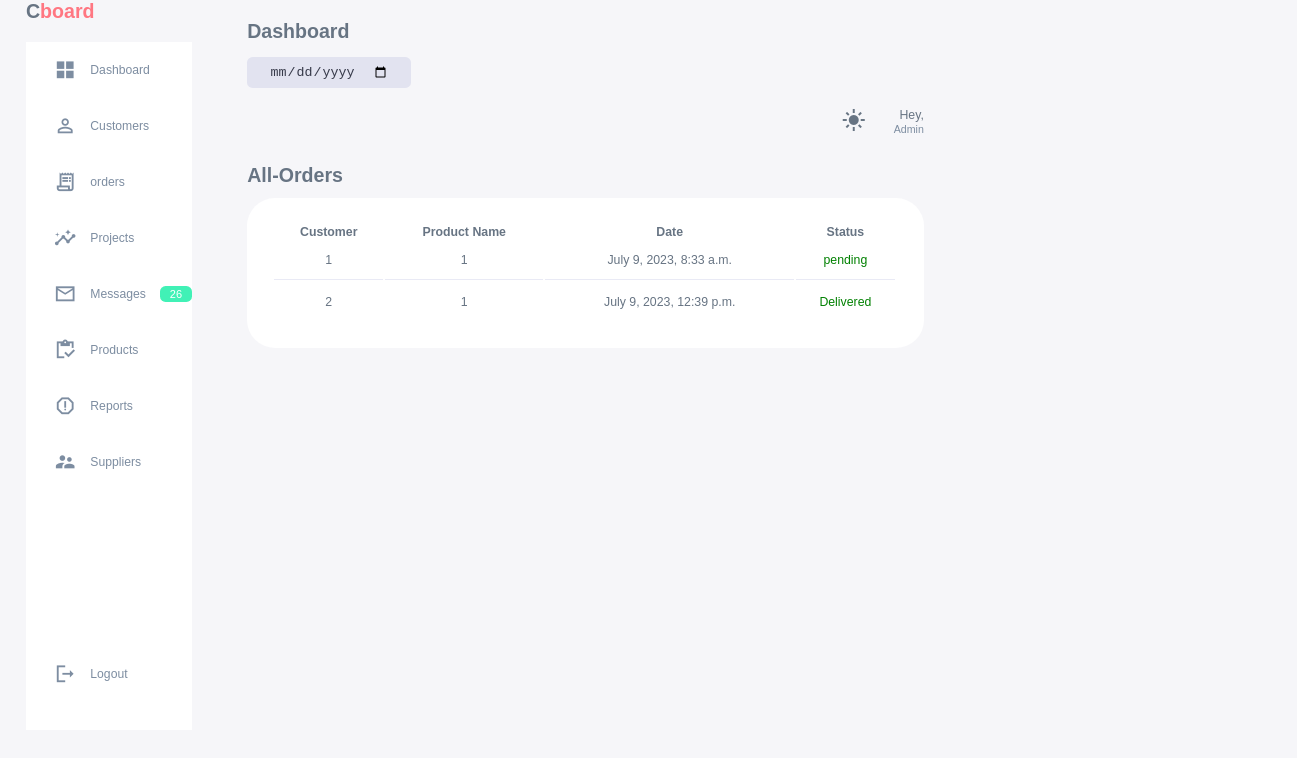
The page /orders on the database its author committed.
### home/models.py (models this page shows, shortened)
class Order(models.Model):
    STATUS =(
        ('pending','pending'),
        ('Delivered', 'Delivered'),
    )
    customer=models.CharField(max_length=50,null=True)
    product=models.CharField(max_length=50,null=True)
    date_created=models.DateTimeField(null=True)
    status=models.CharField(max_length=50,null=True,choices=STATUS)

### home/views.py (the view)
# urls.py: path("orders", views.orders, name='orders'),
def orders(request):
    orde=Order.objects.all()
    context={
        "orde":orde
    }
    return render(request, 'orders.html',context)

### templates/orders.html (shortened to what this page needs)
{% extends 'base.html' %}
{% load static %}
{% block random %}
      </div>
      <div class="recent-order">
        <h2>All-Orders</h2>
        <table id="table1">
          <thead>
            <tk>
              <th>Customer</th>
              <th>Product Name</th>
              <th>Date</th>
              <th>Status</th>
            </tk>
          </thead>
          {% for item in orde %}
          <tr class="my-row">
            <td>{{item.customer}}</td>
            <td>{{item.product}}</td>
            <td>{{item.date_created}}</td>
            <td><span style='color:green'>{{item.status}}
        </tr>
        {% endfor %}
          {% endblock %}

### static/style.css (style rules this page uses)
:root { --color-primary: #7380ec; --color-danger: #ff7782; --color-success: #41f1b6; --color-warning: #ffbb55; --color-white: #fff; --color-info-dark: #7d8da1; --color-gray-lighter: #e9edf0; --color-info-light: #dce1eb; --color-dark: #363949; --color-light: rgba(132, 139, 200, 0.18); --color-dark-variant: #677483; --color-background: #f6f6f9; --card-border-radius: 2rem; --border-radius-1: 0.4rem; --border-radius-2: 0.8rem; --border-radius-3: 1.2rem; --card-padding: 1.8rem; --padding-1: 1.2rem; --box-shadow: 0 2rem 3rem var(var(--color-light)); }
* { margin: 0; padding: 0; outline: 0; appearance: none; border: 0; text-decoration: none; list-style: none; box-sizing: border-box; }
html { font-size: 14px; }
body { width: 100vw; height: 100vh; font-family: poppins, sans-serif; font-size: 0.88rem; background: var(--color-background); user-select: none; overflow-x: hidden; color: var(--color-dark-variant); }
h2 { font-size: 1.4rem; }
main .recent-order { margin-top: 2rem; }
main .recent-order h2 { margin-bottom: 0.8rem; }
main .recent-order table { background: var(--color-white); width: 100%; border-radius: var(--card-border-radius); padding: var(--card-padding); text-align: center; box-shadow: var(--box-shadow); transition: all 300ms ease; }
main table tbody td { height: 2.8rem; border-bottom: 1px solid var(--color-light); color: var(--color-dark-variant); }
main table tbody tr:last-child td { border: none; }

### rows shown on the page
Order: customer "1", product "1", date_created "July 9, 2023, 8:33 a.m.", status "pending"
Order: customer "2", product "1", date_created "July 9, 2023, 12:39 p.m.", status "Delivered"
